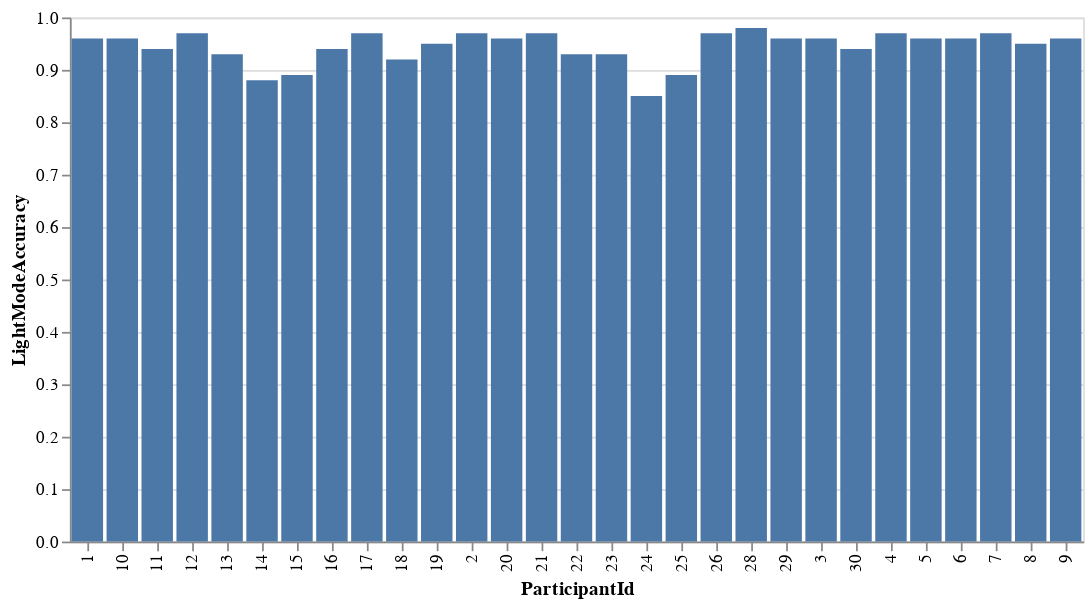

Write notebook code for a chart like this one.
### Markdown cell above
# Data Visualization

### Code cell
alt.Chart(data).mark_bar().encode(
    x='ParticipantId',
    y='LightModeAccuracy'
)

### Figure 1 — Vega-Lite specification as saved in the notebook (floating-point values rounded to 4 significant figures)
{"config": {"view": {"continuousWidth": 400, "continuousHeight": 300}}, "data": {"name": "data-557ebe95bf2c251ed8896bae9a86386d"}, "mark": "bar", "encoding": {"x": {"field": "ParticipantId", "type": "nominal"}, "y": {"field": "LightModeAccuracy", "type": "quantitative"}}, "$schema": "https://vega.github.io/schema/vega-lite/v4.17.0.json", "datasets": {"data-557ebe95bf2c251ed8896bae9a86386d": [{"ParticipantId": "1", "Experimenter": "Team", "Informed Consent": "Yes", "LightModeTime": 76, "LightModeAccuracy": 0.96, "DarkModeTime": 75, "DarkModeAccuracy": 0.97, "Comfortability_1": "Somewhat agree", "Comfortability_2": "Somewhat disagree", "Comfortability_3": "Agree", "Comfortability_4": "Agree", "Comfortability_5": "Somewhat disagree", "OverallDarkComfortScore": 7, "OverallLightComfortScore": 13, "time_diff": -1, "accuracy_diff": 0.01, "comfort_diff": -6}, {"ParticipantId": "2", "Experimenter": "Team", "Informed Consent": "Yes", "LightModeTime": 62, "LightModeAccuracy": 0.97, "DarkModeTime": 60, "DarkModeAccuracy": 0.96, "Comfortability_1": "Agree", "Comfortability_2": "Agree", "Comfortability_3": "Agree", "Comfortability_4": "Agree", "Comfortability_5": "Agree", "OverallDarkComfortScore": 14, "OverallLightComfortScore": 10, "time_diff": -2, "accuracy_diff": -0.01, "comfort_diff": 4}, {"ParticipantId": "3", "Experimenter": "Team", "Informed Consent": "Yes", "LightModeTime": 77, "LightModeAccuracy": 0.96, "DarkModeTime": 72, "DarkModeAccuracy": 0.97, "Comfortability_1": "Strongly agree", "Comfortability_2": "Strongly agree", "Comfortability_3": "Strongly agree", "Comfortability_4": "Strongly agree", "Comfortability_5": "Agree", "OverallDarkComfortScore": 16, "OverallLightComfortScore": 12, "time_diff": -5, "accuracy_diff": 0.01, "comfort_diff": 4}, {"ParticipantId": "4", "Experimenter": "Team", "Informed Consent": "Yes", "LightModeTime": 76, "LightModeAccuracy": 0.97, "DarkModeTime": 98, "DarkModeAccuracy": 0.92, "Comfortability_1": "Somewhat disagree", "Comfortability_2": "Somewhat agree", "Comfortability_3": "Agree", "Comfortability_4": "Neither agree nor disagree", "Comfortability_5": "Somewhat agree", "OverallDarkComfortScore": 9, "OverallLightComfortScore": 9, "time_diff": 22, "accuracy_diff": -0.05, "comfort_diff": 0}, {"ParticipantId": "5", "Experimenter": "Team", "Informed Consent": "Yes", "LightModeTime": 72, "LightModeAccuracy": 0.96, "DarkModeTime": 77, "DarkModeAccuracy": 0.96, "Comfortability_1": "Strongly agree", "Comfortability_2": "Strongly agree", "Comfortability_3": "Agree", "Comfortability_4": "Agree", "Comfortability_5": "Agree", "OverallDarkComfortScore": 16, "OverallLightComfortScore": 10, "time_diff": 5, "accuracy_diff": 0.0, "comfort_diff": 6}, {"ParticipantId": "6", "Experimenter": "Team", "Informed Consent": "Yes", "LightModeTime": 86, "LightModeAccuracy": 0.96, "DarkModeTime": 88, "DarkModeAccuracy": 0.96, "Comfortability_1": "Strongly agree", "Comfortability_2": "Somewhat agree", "Comfortability_3": "Strongly agree", "Comfortability_4": "Strongly agree", "Comfortability_5": "Neither agree nor disagree", "OverallDarkComfortScore": 12, "OverallLightComfortScore": 14, "time_diff": 2, "accuracy_diff": 0.0, "comfort_diff": -2}, {"ParticipantId": "7", "Experimenter": "Team", "Informed Consent": "Yes", "LightModeTime": 56, "LightModeAccuracy": 0.97, "DarkModeTime": 54, "DarkModeAccuracy": 0.96, "Comfortability_1": "Somewhat disagree", "Comfortability_2": "Somewhat disagree", "Comfortability_3": "Strongly agree", "Comfortability_4": "Strongly agree", "Comfortability_5": "Somewhat disagree", "OverallDarkComfortScore": 5, "OverallLightComfortScore": 15, "time_diff": -2, "accuracy_diff": -0.01, "comfort_diff": -10}, {"ParticipantId": "8", "Experimenter": "Team", "Informed Consent": "Yes", "LightModeTime": 53, "LightModeAccuracy": 0.95, "DarkModeTime": 53, "DarkModeAccuracy": 0.94, "Comfortability_1": "Strongly agree", "Comfortability_2": "Agree", "Comfortability_3": "Strongly agree", "Comfortability_4": "Strongly agree", "Comfortability_5": "Disagree", "OverallDarkComfortScore": 11, "OverallLightComfortScore": 16, "time_diff": 0, "accuracy_diff": -0.01, "comfort_diff": -5}, {"ParticipantId": "9", "Experimenter": "Team", "Informed Consent": "Yes", "LightModeTime": 68, "LightModeAccuracy": 0.96, "DarkModeTime": 79, "DarkModeAccuracy": 0.97, "Comfortability_1": "Neither agree nor disagree", "Comfortability_2": "Disagree", "Comfortability_3": "Somewhat disagree", "Comfortability_4": "Strongly agree", "Comfortability_5": "Somewhat agree", "OverallDarkComfortScore": 7, "OverallLightComfortScore": 9, "time_diff": 11, "accuracy_diff": 0.01, "comfort_diff": -2}, {"ParticipantId": "10", "Experimenter": "Team", "Informed Consent": "Yes", "LightModeTime": 71, "LightModeAccuracy": 0.96, "DarkModeTime": 73, "DarkModeAccuracy": 0.95, "Comfortability_1": "Strongly agree", "Comfortability_2": "Strongly agree", "Comfortability_3": "Somewhat agree", "Comfortability_4": "Somewhat agree", "Comfortability_5": "Strongly agree", "OverallDarkComfortScore": 17, "OverallLightComfortScore": 7, "time_diff": 2, "accuracy_diff": -0.01, "comfort_diff": 10}, {"ParticipantId": "11", "Experimenter": "Team", "Informed Consent": "Yes", "LightModeTime": 57, "LightModeAccuracy": 0.94, "DarkModeTime": 74, "DarkModeAccuracy": 0.9, "Comfortability_1": "Strongly agree", "Comfortability_2": "Strongly agree", "Comfortability_3": "Strongly agree", "Comfortability_4": "Strongly agree", "Comfortability_5": "Somewhat agree", "OverallDarkComfortScore": 15, "OverallLightComfortScore": 13, "time_diff": 17, "accuracy_diff": -0.04, "comfort_diff": 2}, {"ParticipantId": "12", "Experimenter": "Team", "Informed Consent": "Yes", "LightModeTime": 43, "LightModeAccuracy": 0.97, "DarkModeTime": 46, "DarkModeAccuracy": 0.94, "Comfortability_1": "Agree", "Comfortability_2": "Somewhat agree", "Comfortability_3": "Somewhat agree", "Comfortability_4": "Somewhat agree", "Comfortability_5": "Neither agree nor disagree", "OverallDarkComfortScore": 11, "OverallLightComfortScore": 10, "time_diff": 3, "accuracy_diff": -0.03, "comfort_diff": 1}, {"ParticipantId": "13", "Experimenter": "Team", "Informed Consent": "Yes", "LightModeTime": 46, "LightModeAccuracy": 0.93, "DarkModeTime": 41, "DarkModeAccuracy": 0.94, "Comfortability_1": "Strongly agree", "Comfortability_2": "Strongly agree", "Comfortability_3": "Agree", "Comfortability_4": "Agree", "Comfortability_5": "Strongly agree", "OverallDarkComfortScore": 17, "OverallLightComfortScore": 9, "time_diff": -5, "accuracy_diff": 0.01, "comfort_diff": 8}, {"ParticipantId": "14", "Experimenter": "Team", "Informed Consent": "Yes", "LightModeTime": 66, "LightModeAccuracy": 0.88, "DarkModeTime": 67, "DarkModeAccuracy": 0.9, "Comfortability_1": "Agree", "Comfortability_2": "Agree", "Comfortability_3": "Disagree", "Comfortability_4": "Agree", "Comfortability_5": "Somewhat agree", "OverallDarkComfortScore": 13, "OverallLightComfortScore": 7, "time_diff": 1, "accuracy_diff": 0.02, "comfort_diff": 6}, {"ParticipantId": "15", "Experimenter": "Team", "Informed Consent": "Yes", "LightModeTime": 44, "LightModeAccuracy": 0.89, "DarkModeTime": 56, "DarkModeAccuracy": 0.85, "Comfortability_1": "Somewhat agree", "Comfortability_2": "Agree", "Comfortability_3": "Agree", "Comfortability_4": "Agree", "Comfortability_5": "Neither agree nor disagree", "OverallDarkComfortScore": 11, "OverallLightComfortScore": 12, "time_diff": 12, "accuracy_diff": -0.04, "comfort_diff": -1}, {"ParticipantId": "16", "Experimenter": "Oliver", "Informed Consent": "Yes", "LightModeTime": 79, "LightModeAccuracy": 0.94, "DarkModeTime": 72, "DarkModeAccuracy": 0.95, "Comfortability_1": "Somewhat disagree", "Comfortability_2": "Neither agree nor disagree", "Comfortability_3": "Agree", "Comfortability_4": "Agree", "Comfortability_5": "Somewhat disagree", "OverallDarkComfortScore": 6, "OverallLightComfortScore": 13, "time_diff": -7, "accuracy_diff": 0.01, "comfort_diff": -7}, {"ParticipantId": "17", "Experimenter": "Lawrence", "Informed Consent": "Yes", "LightModeTime": 67, "LightModeAccuracy": 0.97, "DarkModeTime": 71, "DarkModeAccuracy": 0.93, "Comfortability_1": "Somewhat agree", "Comfortability_2": "Disagree", "Comfortability_3": "Agree", "Comfortability_4": "Agree", "Comfortability_5": "Disagree", "OverallDarkComfortScore": 5, "OverallLightComfortScore": 14, "time_diff": 4, "accuracy_diff": -0.04, "comfort_diff": -9}, {"ParticipantId": "18", "Experimenter": "Oliver", "Informed Consent": "Yes", "LightModeTime": 78, "LightModeAccuracy": 0.92, "DarkModeTime": 80, "DarkModeAccuracy": 0.93, "Comfortability_1": "Strongly agree", "Comfortability_2": "Agree", "Comfortability_3": "Neither agree nor disagree", "Comfortability_4": "Somewhat agree", "Comfortability_5": "Strongly agree", "OverallDarkComfortScore": 16, "OverallLightComfortScore": 6, "time_diff": 2, "accuracy_diff": 0.01, "comfort_diff": 10}, {"ParticipantId": "19", "Experimenter": "Oliver", "Informed Consent": "Yes", "LightModeTime": 61, "LightModeAccuracy": 0.95, "DarkModeTime": 55, "DarkModeAccuracy": 0.96, "Comfortability_1": "Agree", "Comfortability_2": "Agree", "Comfortability_3": "Agree", "Comfortability_4": "Agree", "Comfortability_5": "Somewhat agree", "OverallDarkComfortScore": 13, "OverallLightComfortScore": 11, "time_diff": -6, "accuracy_diff": 0.01, "comfort_diff": 2}, {"ParticipantId": "20", "Experimenter": "Oliver", "Informed Consent": "Yes", "LightModeTime": 57, "LightModeAccuracy": 0.96, "DarkModeTime": 56, "DarkModeAccuracy": 0.99, "Comfortability_1": "Agree", "Comfortability_2": "Neither agree nor disagree", "Comfortability_3": "Agree", "Comfortability_4": "Neither agree nor disagree", "Comfortability_5": "Somewhat disagree", "OverallDarkComfortScore": 9, "OverallLightComfortScore": 11, "time_diff": -1, "accuracy_diff": 0.03, "comfort_diff": -2}, {"ParticipantId": "21", "Experimenter": "Oliver", "Informed Consent": "Yes", "LightModeTime": 88, "LightModeAccuracy": 0.97, "DarkModeTime": 92, "DarkModeAccuracy": 0.98, "Comfortability_1": "Strongly agree", "Comfortability_2": "Strongly agree", "Comfortability_3": "Somewhat disagree", "Comfortability_4": "Somewhat agree", "Comfortability_5": "Strongly agree", "OverallDarkComfortScore": 17, "OverallLightComfortScore": 5, "time_diff": 4, "accuracy_diff": 0.01, "comfort_diff": 12}, {"ParticipantId": "22", "Experimenter": "Lawrence", "Informed Consent": "Yes", "LightModeTime": 97, "LightModeAccuracy": 0.93, "DarkModeTime": 107, "DarkModeAccuracy": 0.93, "Comfortability_1": "Agree", "Comfortability_2": "Agree", "Comfortability_3": "Agree", "Comfortability_4": "Disagree", "Comfortability_5": "Agree", "OverallDarkComfortScore": 14, "OverallLightComfortScore": 6, "time_diff": 10, "accuracy_diff": 0.0, "comfort_diff": 8}, {"ParticipantId": "23", "Experimenter": "Lawrence", "Informed Consent": "Yes", "LightModeTime": 45, "LightModeAccuracy": 0.93, "DarkModeTime": 48, "DarkModeAccuracy": 0.96, "Comfortability_1": "Strongly agree", "Comfortability_2": "Strongly agree", "Comfortability_3": "Strongly agree", "Comfortability_4": "Strongly agree", "Comfortability_5": "Disagree", "OverallDarkComfortScore": 12, "OverallLightComfortScore": 16, "time_diff": 3, "accuracy_diff": 0.03, "comfort_diff": -4}, {"ParticipantId": "24", "Experimenter": "Lawrence", "Informed Consent": "Yes", "LightModeTime": 72, "LightModeAccuracy": 0.85, "DarkModeTime": 70, "DarkModeAccuracy": 0.86, "Comfortability_1": "Somewhat agree", "Comfortability_2": "Somewhat disagree", "Comfortability_3": "Agree", "Comfortability_4": "Strongly agree", "Comfortability_5": "Somewhat disagree", "OverallDarkComfortScore": 7, "OverallLightComfortScore": 14, "time_diff": -2, "accuracy_diff": 0.01, "comfort_diff": -7}, {"ParticipantId": "25", "Experimenter": "Lawrence", "Informed Consent": "Yes", "LightModeTime": 67, "LightModeAccuracy": 0.89, "DarkModeTime": 61, "DarkModeAccuracy": 0.96, "Comfortability_1": "Strongly agree", "Comfortability_2": "Somewhat agree", "Comfortability_3": "Somewhat disagree", "Comfortability_4": "Agree", "Comfortability_5": "Agree", "OverallDarkComfortScore": 14, "OverallLightComfortScore": 7, "time_diff": -6, "accuracy_diff": 0.07, "comfort_diff": 7}, {"ParticipantId": "26", "Experimenter": "Kevin", "Informed Consent": "Yes", "LightModeTime": 97, "LightModeAccuracy": 0.97, "DarkModeTime": 102, "DarkModeAccuracy": 0.96, "Comfortability_1": "Neither agree nor disagree", "Comfortability_2": "Neither agree nor disagree", "Comfortability_3": "Strongly agree", "Comfortability_4": "Strongly agree", "Comfortability_5": "Strongly disagree", "OverallDarkComfortScore": 5, "OverallLightComfortScore": 17, "time_diff": 5, "accuracy_diff": -0.01, "comfort_diff": -12}, {"ParticipantId": "28", "Experimenter": "Kevin", "Informed Consent": "Yes", "LightModeTime": 80, "LightModeAccuracy": 0.98, "DarkModeTime": 72, "DarkModeAccuracy": 0.96, "Comfortability_1": "Strongly agree", "Comfortability_2": "Strongly agree", "Comfortability_3": "Somewhat disagree", "Comfortability_4": "Somewhat disagree", "Comfortability_5": "Strongly agree", "OverallDarkComfortScore": 17, "OverallLightComfortScore": 3, "time_diff": -8, "accuracy_diff": -0.02, "comfort_diff": 14}, {"ParticipantId": "29", "Experimenter": "Kevin", "Informed Consent": "Yes", "LightModeTime": 65, "LightModeAccuracy": 0.96, "DarkModeTime": 69, "DarkModeAccuracy": 0.95, "Comfortability_1": "Strongly agree", "Comfortability_2": "Strongly agree", "Comfortability_3": "Strongly agree", "Comfortability_4": "Strongly agree", "Comfortability_5": "Neither agree nor disagree", "OverallDarkComfortScore": 14, "OverallLightComfortScore": 14, "time_diff": 4, "accuracy_diff": -0.01, "comfort_diff": 0}, {"ParticipantId": "30", "Experimenter": "Kevin", "Informed Consent": "Yes", "LightModeTime": 72, "LightModeAccuracy": 0.94, "DarkModeTime": 67, "DarkModeAccuracy": 0.97, "Comfortability_1": "Strongly agree", "Comfortability_2": "Strongly agree", "Comfortability_3": "Strongly agree", "Comfortability_4": "Strongly agree", "Comfortability_5": "Strongly agree", "OverallDarkComfortScore": 17, "OverallLightComfortScore": 11, "time_diff": -5, "accuracy_diff": 0.03, "comfort_diff": 6}]}}
